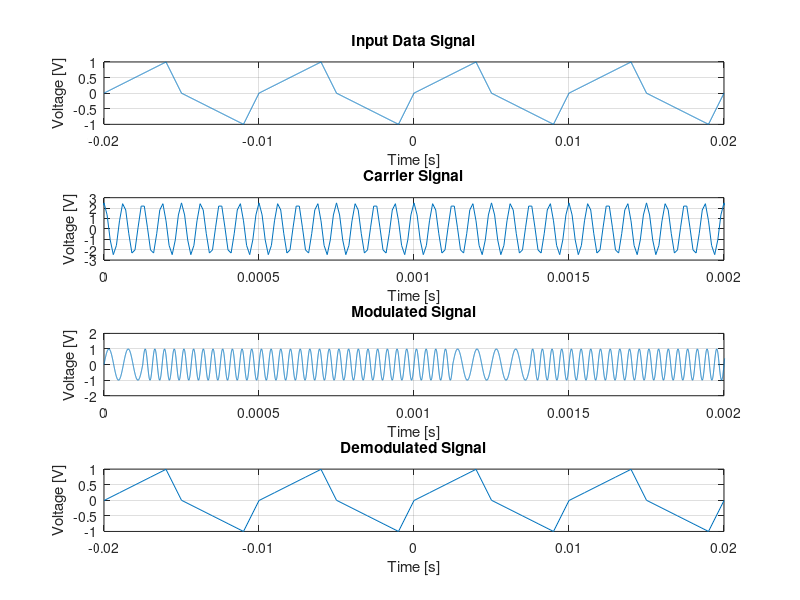

MATLAB code to generate this figure:
%Author: Thomas Mindenhall 
%May 2 2018 
%Metropolitan State University of Denver
%Electrial Engineering Technology Dept.

clear;
clc;
%using Exp formatting because we had problems with Quad in FM
load data_2.mat t y;    %our data file from analog EXP form

%INPUT PARAMETERS%
fm = 1/0.01;                            % data signal frequency
fc = 16000;  %breaks at <:> 16khz       % carrier signal frequency
wc = 2*pi*fc;                           % carrier signal rad frequency  
Ac = 2.5;                               % carrier signal amplitude
carrier = Ac*(cos(wc*t));               % carrier signal
fDev = 1000;
beta = fDev/fm;  

%INITIALIZE DIGITIZATION%
deltax = 2^(-(8));      %how many  bits/levels
deltaxMax = 1-deltax;   %peak level 
digital_s = [];         %create arrays for our digital values             
digital_time = [];
%fill the array with our digital values
for i=1:100:4001        
    digital_time = [digital_time,t(i)];
    digital_s = [digital_s,((y(i)+1)/2)*deltaxMax];
end


%truncate the values%

for i=1:41
    digital_s(i) = round(digital_s(i)/deltax); 
end
%put them in a string
bit_stream = [];        %make a binary array
for i=1:41
     bit_stream = [bit_stream,dec2bin(digital_s(i),8)];
end


%LETS MODULATE%
%pretty much the same as before
%Below is to use the proper freqency for the shift key
time_bit_stream(1:1000) = 1;
value_bit_stream = [];   %find the value of the bit stream
low=0*time_bit_stream;              %comparitors
high=1*time_bit_stream;
for i=1:328%000             %compare
    if bit_stream(i)=='1';
        value_bit_stream = [value_bit_stream,high];
    else
        value_bit_stream = [value_bit_stream,low];
    end
end

delta = 1.25e-7;
time_bits = 0:delta:1.25e-4-delta;
time_shift_key = 0:delta:0.041-delta;%this is to plot the final result
value = [];%array to store our analog value from the comparison
value_low=sin(2*pi*fc*time_bits);
value_high=sin(2*pi*fc*2*time_bits);
for i=1:328
    if bit_stream(i)=='1';
        value = [value,value_high];
    else
        value = [value,value_low];
    end
end


%NOW TO DEMOD%
%just copy/paste from FMmod.m with some minor tweaks
%Not as simple as ASK where we have our envelope

demodsig = diff(value);                     %take a derivitive                 
demodsig=[demodsig,demodsig(1,end)]; 
envel=abs(hilbert(demodsig));           %hilbert transform for the envl
dc=.0125;                              %DC offset
envel=envel-dc;                         %take off the dc                        
demod_scale=100;                         
envel=envel*demod_scale;
[b,a] = butter(10,0.25,'low');          %butterworth to filter 
x = (filtfilt(b,a,envel));


% We now have a string of bits new_bit_stream.
new_bit_stream = [];
for i=500:1000:327500
    new_bit_stream = [new_bit_stream,round(x(i))];
end

r_x=[];%Radix values
for i=1:41
    for n=1:8
        r_x = [r_x,num2str(new_bit_stream(8*(i-1)+n))];
    end
    m(i)=bin2dec(r_x);
    r_x = [];
end

return_signal = [];
 for i=1:41
     return_signal(i) = (m(i)/128)-1;
 end
 
 %PLOTTING OUR RESULTS%%
 subplot(4,1,1);                          % data signal plot
plot(t,y);                  
title('Input Data Signal')
xlabel('Time [s]')
ylabel('Voltage [V]')
grid on

subplot(4,1,2);                          % carrier signal plot
plot(t,carrier);               
title('Carrier Signal')
axis([0 2e-3 -3 3])
xlabel('Time [s]')
ylabel('Voltage [V]')
grid on
%Because this is so large force our graph to display the first 2ms
subplot(4,1,3);                          % modulated signal plot
plot(time_shift_key,value); 
axis([0 2e-3 -2 2]);
title('Modulated Signal') 
xlabel('Time [s]')
ylabel('Voltage [V]')
grid on

subplot(4,1,4);                          % demodulated signal plot
plot(digital_time,return_signal); 
axis([-20e-3 20e-3 -1 1]);
title('Demodulated Signal')
xlabel('Time [s]')
ylabel('Voltage [V]')
grid on
 
 

